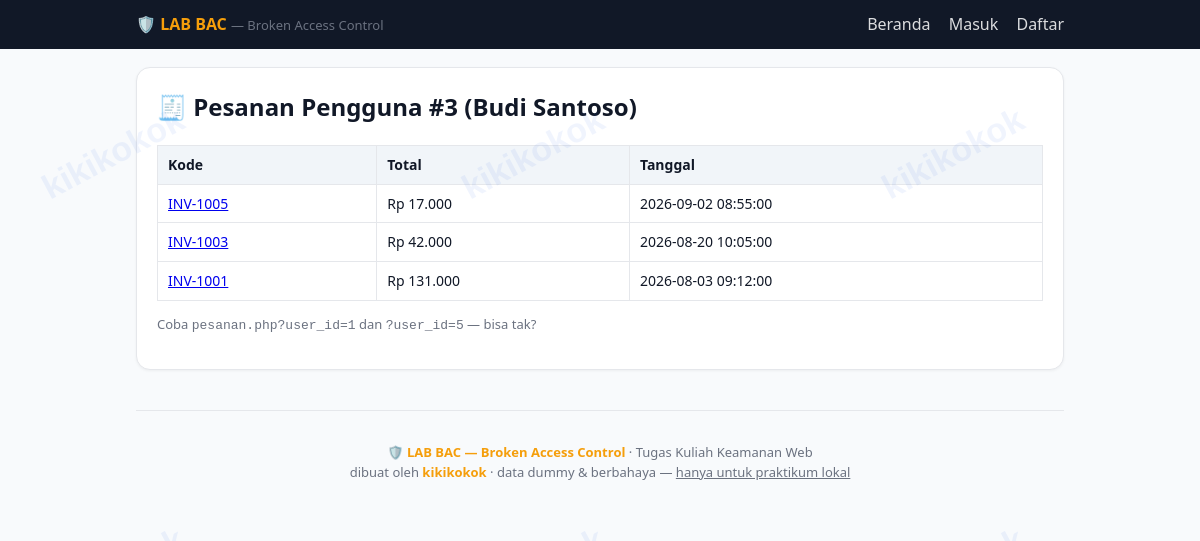
/pesanan.php?user_id=3, run on the app's committed database.
### tables this page shows
CREATE TABLE users (
  id INT AUTO_INCREMENT PRIMARY KEY,
  username VARCHAR(50) NOT NULL UNIQUE,
  password VARCHAR(255) NOT NULL,
  nama VARCHAR(100) NOT NULL,
  role ENUM('admin','kasir','pelanggan') NOT NULL DEFAULT 'pelanggan',
  alamat VARCHAR(200),
  kartu VARCHAR(20) COMMENT 'Rahasia: 4 digit terakhir kartu'
);

CREATE TABLE pesanan (
  id INT AUTO_INCREMENT PRIMARY KEY,
  user_id INT NOT NULL,
  kode VARCHAR(20) NOT NULL,
  total INT NOT NULL,
  tanggal DATETIME DEFAULT CURRENT_TIMESTAMP,
  FOREIGN KEY (user_id) REFERENCES users(id)
);

### includes/koneksi.php (called while the page is built, shortened)
<?php
function e(mixed $v): string
{
    return htmlspecialchars((string)$v, ENT_QUOTES, 'UTF-8');
}

### pesanan.php (the view)
<?php
require_once __DIR__ . '/includes/header.php';
$user_id = (int)($_GET['user_id'] ?? ($_SESSION['login']['id'] ?? 0));
$items = $pdo->prepare('SELECT p.*, u.nama AS nama FROM pesanan p JOIN users u ON u.id = p.user_id WHERE p.user_id = ? ORDER BY p.tanggal DESC');
$items->execute([$user_id]);
$daftar = $items->fetchAll();
$akun   = $pdo->prepare('SELECT nama FROM users WHERE id=?');
$akun->execute([$user_id]);
$pemilik = $akun->fetch();
?>
<div class="card">
  <h2>🧾 Pesanan Pengguna #<?= $user_id ?> <?= $pemilik ? '(' . e($pemilik['nama']) . ')' : '' ?></h2>
  <?php if (!$daftar): ?>
    <p class="muted">Tidak ada pesanan.</p>
  <?php else: ?>
  <table class="tbl">
    <thead><tr><th>Kode</th><th>Total</th><th>Tanggal</th></tr></thead>
    <tbody>
      <?php foreach ($daftar as $p): ?>
      <tr>
        <td><a href="invoice.php?id=<?= (int)$p['id'] ?>"><?= e($p['kode']) ?></a></td>
        <td>Rp <?= number_format((int)$p['total'], 0, ',', '.') ?></td>
        <td><?= e($p['tanggal']) ?></td>
      </tr>
      <?php endforeach; ?>
    </tbody>
  </table>
  <p class="muted">Coba <code>pesanan.php?user_id=1</code> dan <code>?user_id=5</code> — bisa tak?</p>
  <?php endif; ?>
</div>
<?php require __DIR__ . '/includes/footer.php'; ?>

### assets/style.css (style rules this page uses)
:root { --hitam: #111827; --abu: #6b7280; --garis: #e5e7eb; --biru: #2563eb; --merah: #dc2626; --hijau: #16a34a; --kuning: #f59e0b; }
* { box-sizing: border-box; }
body { margin: 0; font-family: "Plus Jakarta Sans", "Segoe UI", system-ui, sans-serif; background: #f8fafc; color: var(--hitam); line-height: 1.55; }
body::before { content: ""; position: fixed; inset: 0; z-index: 9999; pointer-events: none; opacity: 0.07; }
.card { background: #fff; border: 1px solid var(--garis); border-radius: 14px; padding: 20px; margin: 18px 0; box-shadow: 0 1px 3px rgba(0,0,0,.05); }
.card h2 { margin-top: 0; }
table.tbl { width: 100%; border-collapse: collapse; }
.tbl th, .tbl td { border: 1px solid var(--garis); padding: 8px 10px; text-align: left; font-size: 14px; }
.tbl th { background: #f1f5f9; }
.muted { color: var(--abu); font-size: 13px; }

### data on the page
users: nama "Budi Santoso"
pesanan: kode "INV-1005", total "17.000", tanggal "2026-09-02 08:55:00"
pesanan: kode "INV-1003", total "42.000", tanggal "2026-08-20 10:05:00"
pesanan: kode "INV-1001", total "131.000", tanggal "2026-08-03 09:12:00"

### other printed values
$user_id "3"
